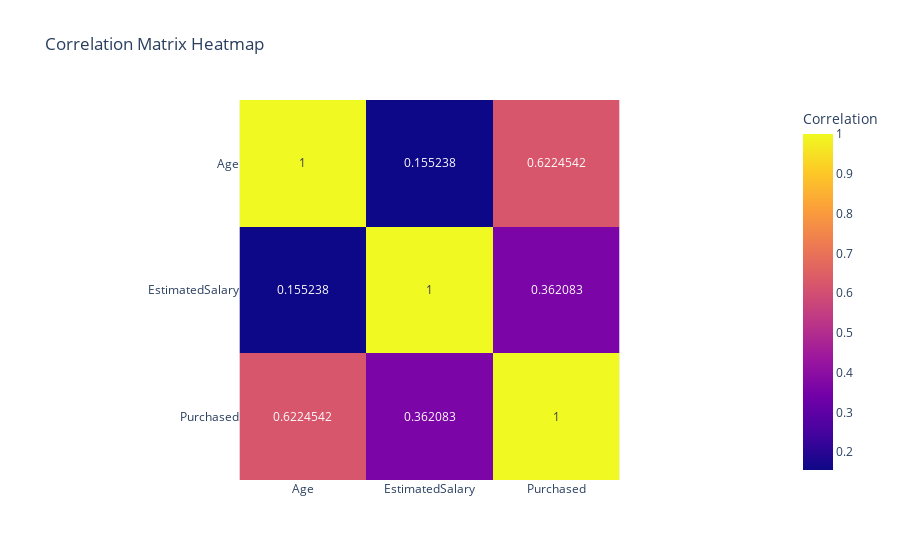

The code cell stored with this chart in its notebook:
### Code cell
# Plot heatmap
fig_heatmap = px.imshow(correlation_matrix,
                        text_auto=True,
                        title='Correlation Matrix Heatmap',
                        labels={'color':'Correlation'},
                        x=correlation_matrix.columns,
                        y=correlation_matrix.columns)

fig_heatmap.show()

### Figure 1 — Plotly figure (JSON) as saved in the notebook; plotly's stock layout.template omitted (floating-point values rounded to 4 significant figures)
{"data": [{"coloraxis": "coloraxis", "hovertemplate": "x: %{x}<br>y: %{y}<br>Correlation: %{z}<extra></extra>", "name": "0", "texttemplate": "%{z}", "type": "heatmap", "x": ["Age", "EstimatedSalary", "Purchased"], "xaxis": "x", "y": ["Age", "EstimatedSalary", "Purchased"], "yaxis": "y", "z": [[1, 0.1552, 0.6225], [0.1552, 1, 0.3621], [0.6225, 0.3621, 1]]}], "layout": {"coloraxis": {"colorbar": {"title": {"text": "Correlation"}}, "colorscale": [[0, "#0d0887"], [0.1111, "#46039f"], [0.2222, "#7201a8"], [0.3333, "#9c179e"], [0.4444, "#bd3786"], [0.5556, "#d8576b"], [0.6667, "#ed7953"], [0.7778, "#fb9f3a"], [0.8889, "#fdca26"], [1, "#f0f921"]]}, "title": {"text": "Correlation Matrix Heatmap"}, "xaxis": {"anchor": "y", "constrain": "domain", "domain": [0, 1], "scaleanchor": "y"}, "yaxis": {"anchor": "x", "autorange": "reversed", "constrain": "domain", "domain": [0, 1]}}}
